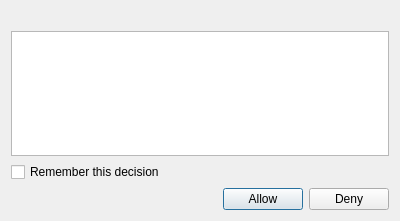
<?xml version="1.0" encoding="UTF-8"?>
<ui version="4.0">
 <class>AccessControlDialog</class>
 <widget class="QDialog" name="AccessControlDialog">
  <property name="geometry">
   <rect>
    <x>0</x>
    <y>0</y>
    <width>400</width>
    <height>221</height>
   </rect>
  </property>
  <property name="windowTitle">
   <string>KeyPassX/Http: Confirm Access</string>
  </property>
  <layout class="QVBoxLayout" name="verticalLayout">
   <item>
    <widget class="QLabel" name="label">
     <property name="text">
      <string/>
     </property>
    </widget>
   </item>
   <item>
    <widget class="QListWidget" name="itemsList"/>
   </item>
   <item>
    <widget class="QCheckBox" name="rememberDecisionCheckBox">
     <property name="text">
      <string>Remember this decision</string>
     </property>
    </widget>
   </item>
   <item>
    <layout class="QHBoxLayout" name="horizontalLayout">
     <item>
      <spacer name="horizontalSpacer">
       <property name="orientation">
        <enum>Qt::Horizontal</enum>
       </property>
       <property name="sizeHint" stdset="0">
        <size>
         <width>40</width>
         <height>20</height>
        </size>
       </property>
      </spacer>
     </item>
     <item>
      <widget class="QPushButton" name="allowButton">
       <property name="text">
        <string>Allow</string>
       </property>
      </widget>
     </item>
     <item>
      <widget class="QPushButton" name="denyButton">
       <property name="text">
        <string>Deny</string>
       </property>
      </widget>
     </item>
    </layout>
   </item>
  </layout>
 </widget>
 <resources/>
 <connections/>
</ui>
